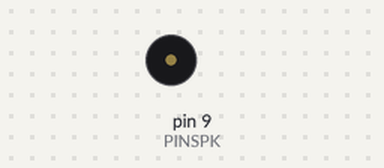
Simulated run of this sketch. Board: Arduino Uno, built with avr-gcc and run on an emulated ATmega328P. On the bench: buzzer (waves = sounding).

Above: at 0.3 s.
At 4.95 s:
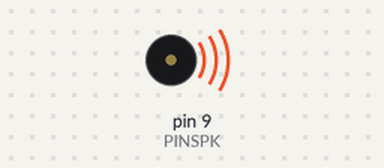
Timing chart, 0 to 6.7 s (numbered marks = the images above):
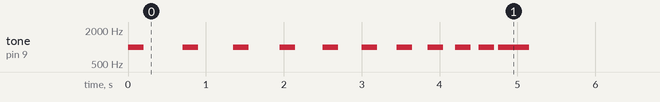

Measured:
- by itself, tone on pin 9 (PINSPK): plays 1000 Hz for 0.20 s, 1000 Hz for 0.20 s, 1000 Hz for 0.20 s, 1000 Hz for 0.20 s, 1000 Hz for 0.20 s, 1000 Hz for 0.20 s … (11 notes in this stretch)

The sketch:

bomb_speaker_without_flatline.ino
```cpp
/* This program beeps the buzzer using our funtion,
 * and counts down the way a bomb would.
 */
//initialize variables
const int PINSPK = 9;
int timeDelay = 500;

void setup() {
  //setup code
  pinMode(PINSPK, OUTPUT);
}

void loop() {

  playTone(timeDelay, 1000); // play beep
  timeDelay = timeDelay - 50; //subtract from the delay

}

//this code will beep the buzzer and is called from the main loop
void playTone(int a,int b) {
  tone(PINSPK, b);
  delay(200);
  noTone(PINSPK);
  delay(a);
}
```
